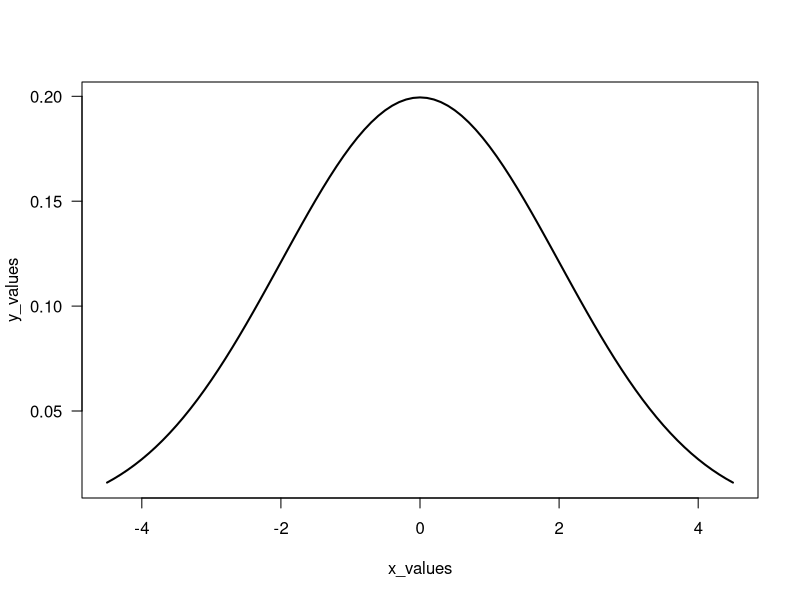
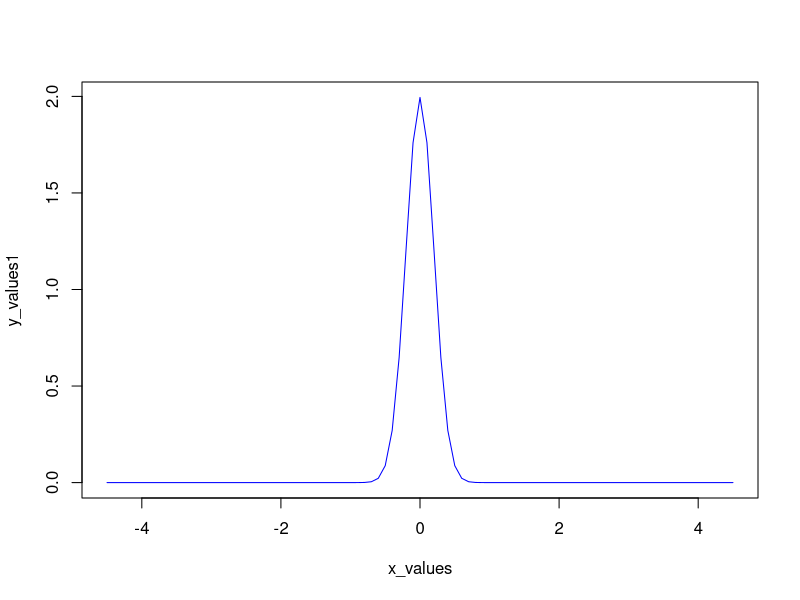
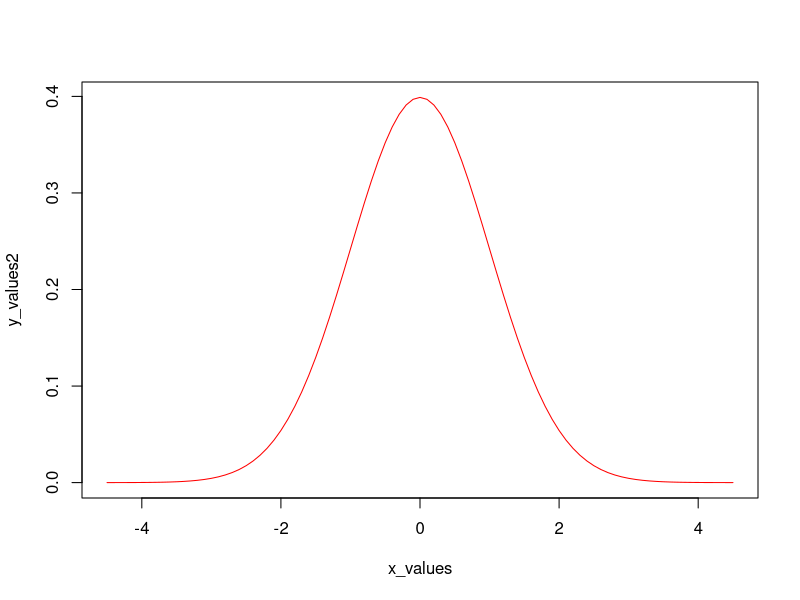
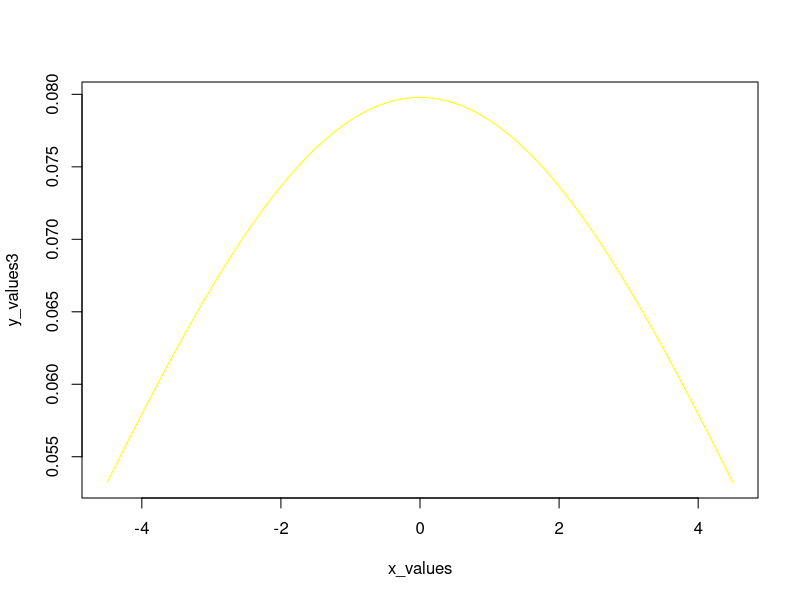
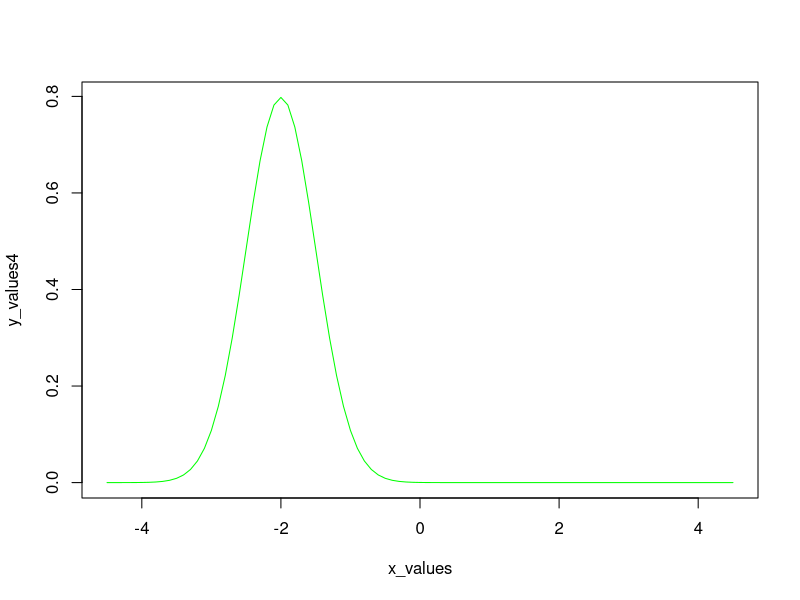

These charts were generated, in order, by the following R code:
## ---- chunk 1
knitr::opts_chunk$set(echo = TRUE, error = TRUE)
## ---- chunk 2
library(ggplot2)
e <- exp(1)
#' @title Gaussian Function
#' @description Performs Gaussian Function
#' @param x = numeric vector for x (default 0)
#' @param m = numeric vector for mu (default 0)
#' @param s = numeric vector for sigma (default 1)
#' @return scalar of gaussian function
gaussian <- function(x=0,m=0,s=1){
  
  if (s == 0){
    return("ERROR: s must be greater than zero.")
  }
  else{ 
    return(1/(s*sqrt(2*pi)) * e^((-1/2)*(((x-m)/s)^2)))
}
}

gaussian(x=0, m=0, s=1)

gaussian(x=1, m=0, s=2)

gaussian(x=1,m=0,s=0)

gaussian(x=1,m=0,s=-1)

x_values <- seq(from=-4.5, to=4.5,by=.1)
y_values <- gaussian(x_values, m =0,s=2)
plot(x_values, y_values, las =1, type = 'l',lwd=2)

y_values1 <- gaussian(x_values, m =0,s=.2)
y_values2 <- gaussian(x_values, m =0,s=1)
y_values3 <- gaussian(x_values, m =0,s=5)
y_values4 <- gaussian(x_values, m =-2,s=.5)


plot(x_values, y_values1,type='l',col='blue')
plot(x_values, y_values2,type='l',col='red')
plot(x_values, y_values3,type='l',col='yellow')
plot(x_values, y_values4,type='l',col='green')





#' @title Descriptive summary function
#' @description Returns summary + extras of a vector
#' @param x = numeric vector for x (default 0)
#' @param na.rm = whether to remove missing values before computations (default FALSE)
#' @return Text of summary 
descriptive <- function(x=0,na.rm = FALSE){
  
  return(summary(x))
}

set.seed(100)
x<-rnorm(100)
y <- x
y[sample(1:100,size =10)] <- NA

descriptive(x)
descriptive(y)
descriptive(y, na.rm = TRUE)
descriptive(letters)

a <- descriptive(x)

class(a)
length(a)
names(a)


#' @title Minkowski Distance Function
#' @description  metric in a normed vector space which can be considered as a generalization of both the Euclidean distance and the Manhattan distance.
#' @param x = numeric vector for one point 
#' @param y = numeric vector for other point
#' @param p = either numeric value greater than 1 or a charachter string "max" (default 1)
#' @return scalar of gaussian function

minkowski <- function(x=0, y=0, p=1) {
    if(length(x) != length(y)) {
      return("ERROR: x and y have different lengths.")
    }
    
    if(typeof(p)== "character"){
      if(p =='max'){
        return(dist(rbind(x,y),method='minkowski'))
      }
        return('ERROR: invalid charcter value for p')
    }
    if (p > 1){
      return("ERROR p cannot be less than 1")
    }
    
    return(dist(rbind(x,y),method='minkowski',p=p))
}
point1 <- c(0,0)
point2 <- c(1,1)
point3 <- sqrt(c(2,2))
point4 <- c(0,1)
point5 <- c(1,1,1)


minkowski(point1,point2,p=1)
minkowski(point1,point3,p=2)
minkowski(point1,point2,p='max')


minkowski(point4,point5,p=1)
minkowski(point1,point2,p=.5)
minkowski(point1,point2,p='min')

